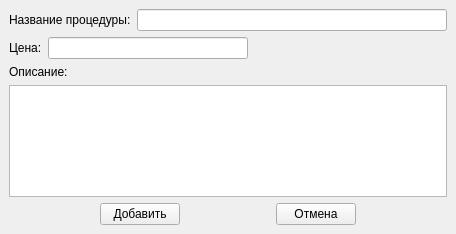
<?xml version="1.0" encoding="UTF-8"?>
<ui version="4.0">
 <class>CreateProcedureWindow</class>
 <widget class="QMainWindow" name="CreateProcedureWindow">
  <property name="geometry">
   <rect>
    <x>0</x>
    <y>0</y>
    <width>456</width>
    <height>234</height>
   </rect>
  </property>
  <property name="windowTitle">
   <string>MainWindow</string>
  </property>
  <widget class="QWidget" name="centralwidget">
   <layout class="QVBoxLayout" name="verticalLayout_4">
    <item>
     <layout class="QVBoxLayout" name="verticalLayout_3">
      <item>
       <layout class="QVBoxLayout" name="verticalLayout_2">
        <item>
         <layout class="QHBoxLayout" name="horizontalLayout_5">
          <item>
           <widget class="QLabel" name="label_5">
            <property name="text">
             <string>Название процедуры:</string>
            </property>
           </widget>
          </item>
          <item>
           <widget class="QLineEdit" name="name_line"/>
          </item>
         </layout>
        </item>
        <item>
         <layout class="QHBoxLayout" name="horizontalLayout_6">
          <item>
           <widget class="QLabel" name="label_7">
            <property name="text">
             <string>Цена:</string>
            </property>
           </widget>
          </item>
          <item>
           <widget class="QLineEdit" name="price_line"/>
          </item>
          <item>
           <spacer name="horizontalSpacer_4">
            <property name="orientation">
             <enum>Qt::Horizontal</enum>
            </property>
            <property name="sizeHint" stdset="0">
             <size>
              <width>40</width>
              <height>20</height>
             </size>
            </property>
           </spacer>
          </item>
         </layout>
        </item>
        <item>
         <layout class="QVBoxLayout" name="verticalLayout">
          <item>
           <widget class="QLabel" name="label_6">
            <property name="text">
             <string>Описание:</string>
            </property>
           </widget>
          </item>
          <item>
           <widget class="QPlainTextEdit" name="comment_plain_text"/>
          </item>
         </layout>
        </item>
       </layout>
      </item>
      <item>
       <layout class="QHBoxLayout" name="horizontalLayout">
        <item>
         <spacer name="horizontalSpacer">
          <property name="orientation">
           <enum>Qt::Horizontal</enum>
          </property>
          <property name="sizeHint" stdset="0">
           <size>
            <width>40</width>
            <height>20</height>
           </size>
          </property>
         </spacer>
        </item>
        <item>
         <widget class="QPushButton" name="create_btn">
          <property name="text">
           <string>Добавить</string>
          </property>
         </widget>
        </item>
        <item>
         <spacer name="horizontalSpacer_2">
          <property name="orientation">
           <enum>Qt::Horizontal</enum>
          </property>
          <property name="sizeHint" stdset="0">
           <size>
            <width>40</width>
            <height>20</height>
           </size>
          </property>
         </spacer>
        </item>
        <item>
         <widget class="QPushButton" name="cancel_btn">
          <property name="text">
           <string>Отмена</string>
          </property>
         </widget>
        </item>
        <item>
         <spacer name="horizontalSpacer_3">
          <property name="orientation">
           <enum>Qt::Horizontal</enum>
          </property>
          <property name="sizeHint" stdset="0">
           <size>
            <width>40</width>
            <height>20</height>
           </size>
          </property>
         </spacer>
        </item>
       </layout>
      </item>
     </layout>
    </item>
   </layout>
  </widget>
 </widget>
 <resources/>
 <connections/>
</ui>
